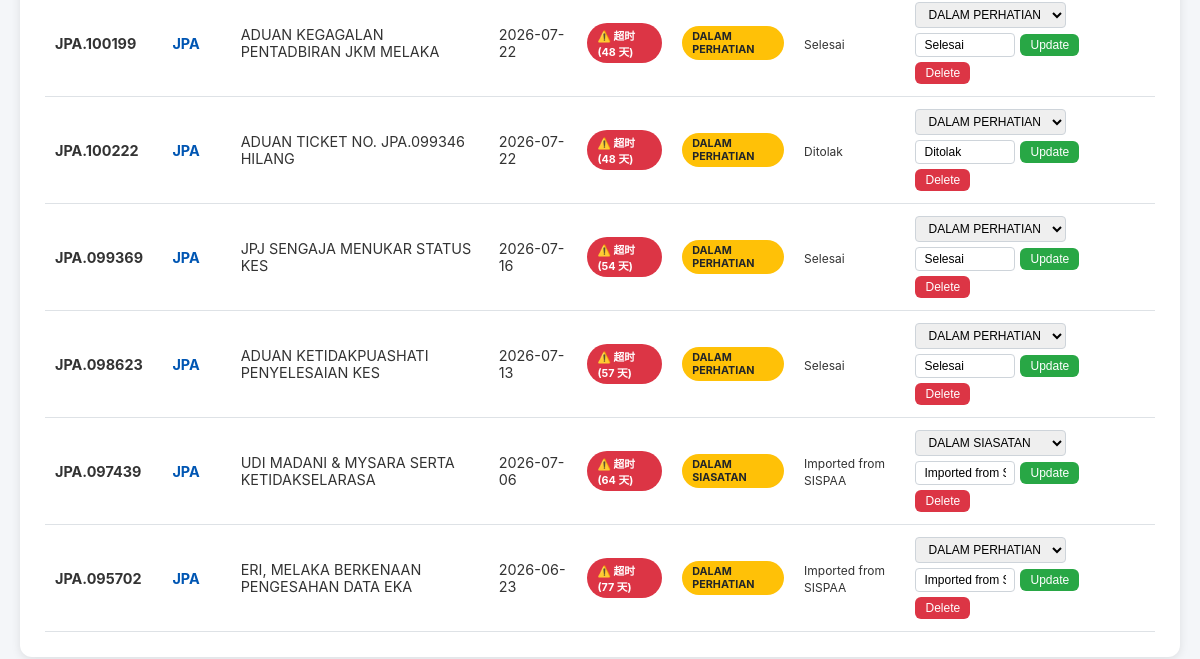
The app's page /cases (signed in, lower part), older data.
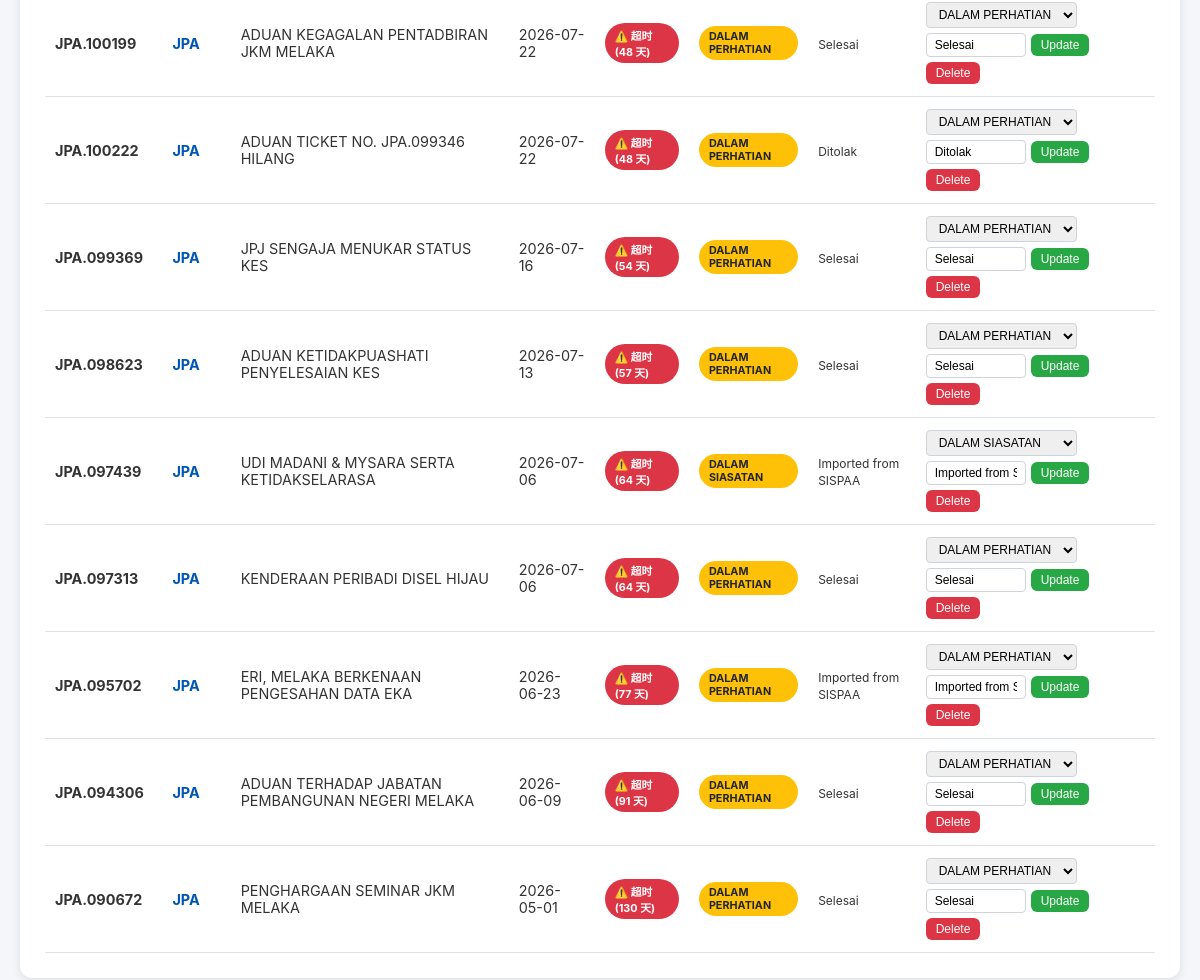
The same page, newer data.
### tables this page shows
CREATE TABLE cases (
                    ticket_id TEXT PRIMARY KEY,
                    agency TEXT,
                    subject TEXT,
                    date_submitted TEXT,
                    status TEXT,
                    last_update TEXT,
                    remarks TEXT
                );

### app.py (the view)
@app.route('/cases')
@login_required
def cases_list():
    conn = sqlite3.connect(DB_FILE)
    c = conn.cursor()
    c.execute("SELECT ticket_id, agency, subject, date_submitted, status, last_update, remarks FROM cases ORDER BY date_submitted DESC")
    rows = c.fetchall()
    conn.close()
    today = datetime.date.today()
    cases = []
    for row in rows:
        t_id, agency, subj, d_sub, status, l_up, remarks = row
        sub_date = datetime.date.fromisoformat(d_sub)
        days_passed = (today - sub_date).days
        cases.append({
            'ticket_id': t_id,
            'agency': agency,
            'subject': subj,
            'date_submitted': d_sub,
            'status': status,
            'last_update': l_up,
            'remarks': remarks,
            'days_passed': days_passed
        })
    return render_template('index.html', cases=cases)

### app.py (called while the page is built)
def login_required(f):
    @wraps(f)
    def decorated_function(*args, **kwargs):
        if not session.get('logged_in'):
            flash('请先登录才能访问此页面', 'warning')
            return redirect(url_for('login'))
        return f(*args, **kwargs)
    return decorated_function

### templates/index.html (shortened to what this page needs)
<!DOCTYPE html>
<html lang="ms">
<head>
</head>
<body>
    <div class="container">
        {% if cases %}
            <div class="table-responsive">
                <table>
                    <tbody>
                        {% for case in cases %}
                        <tr>
                            <td><strong>{{ case.ticket_id }}</strong></td>
                            <td><span class="agency-tag">{{ case.agency }}</span></td>
                            <td>{{ case.subject }}</td>
                            <td>{{ case.date_submitted }}</td>
                            <td>
                                {% if case.days_passed > 14 and case.status != 'SELESAI' %}
                                    <span class="badge badge-danger">⚠️ 超时 ({{ case.days_passed }} 天)</span>
                                {% else %}
                                    <span class="badge badge-info">{{ case.days_passed }} 天</span>
                                {% endif %}
                            </td>
                            <td>
                                {% if case.status == 'SELESAI' %}
                                    <span class="badge badge-success">SELESAI</span>
                                {% elif case.status == 'DALAM SIASATAN' or case.status == 'DALAM PERHATIAN' %}
                                    <span class="badge badge-warning">{{ case.status }}</span>
                                {% else %}
                                    <span class="badge badge-secondary">{{ case.status }}</span>
                                {% endif %}
                            </td>
                            <td><small>{{ case.remarks if case.remarks else '-' }}</small></td>
                            <td>
                                <form method="POST" action="{{ url_for('update_case', ticket_id=case.ticket_id) }}" class="status-form">
                                    <select name="status">
                                        <option value="DALAM SIASATAN" {% if case.status == 'DALAM SIASATAN' %}selected{% endif %}>DALAM SIASATAN</option>
                                        <option value="DALAM PERHATIAN" {% if case.status == 'DALAM PERHATIAN' %}selected{% endif %}>DALAM PERHATIAN</option>
                                    </select>
                                    <input type="text" name="remarks" placeholder="Catatan" value="{{ case.remarks if case.remarks else '' }}">
                                    <button type="submit" class="btn btn-success btn-sm">Update</button>
                                </form>
                                <form method="POST" action="{{ url_for('delete_case', ticket_id=case.ticket_id) }}" style="margin-top: 5px;">
                                    <button type="submit" class="btn btn-danger btn-sm" onclick="return confirm('确定要删除案件 {{ case.ticket_id }} 吗？')">Delete</button>
                                </form>
                            </td>
                        </tr>
                        {% endfor %}
                    </tbody>
                </table>
            </div>
        {% else %}
            <div class="empty-state">
                <h3>📭 暂无案件记录</h3>
                <p>点击 "添加案件" 按钮创建第一个投诉记录</p>
            </div>
        {% endif %}
    </div>
</body>
</html>

### templates/index.html (style rules this page uses)
* { margin: 0; padding: 0; box-sizing: border-box; }
body { font-family: -apple-system, BlinkMacSystemFont, "Segoe UI", Roboto, "Helvetica Neue", Arial, sans-serif; background-color: #f4f6f9; color: #333; padding: 20px; }
.container { max-width: 1200px; margin: 0 auto; background: #fff; padding: 25px; border-radius: 12px; box-shadow: 0 2px 10px rgba(0,0,0,0.1); }
.btn { padding: 8px 16px; border: none; border-radius: 6px; font-size: 14px; font-weight: 500; cursor: pointer; transition: all 0.3s ease; text-decoration: none; display: inline-block; }
.btn-success { background: #28a745; color: white; }
.btn-danger { background: #dc3545; color: white; }
.btn-sm { padding: 4px 10px; font-size: 12px; }
.table-responsive { overflow-x: auto; }
table { width: 100%; border-collapse: collapse; }
.badge { padding: 4px 10px; border-radius: 20px; font-size: 0.75em; font-weight: bold; color: white; display: inline-block; }
.badge-warning { background-color: #ffc107; color: #212529; }
.badge-danger { background-color: #dc3545; }
.agency-tag { font-weight: bold; color: #0056b3; }
.status-form { display: flex; gap: 5px; align-items: center; flex-wrap: wrap; }
.status-form select { padding: 4px 8px; border: 1px solid #ced4da; border-radius: 4px; font-size: 12px; }
.status-form input[type="text"] { padding: 4px 8px; border: 1px solid #ced4da; border-radius: 4px; font-size: 12px; width: 100px; }

Row changes from the older to the newer data that the page shows:
added cases: ticket_id "JPA.097313", agency "JPA", subject "KENDERAAN PERIBADI DISEL HIJAU", date_submitted "2026-07-06", days_passed "64", status "DALAM PERHATIAN", remarks "Selesai"
added cases: ticket_id "JPA.094306", agency "JPA", subject "ADUAN TERHADAP JABATAN PEMBANGUNAN NEGERI MELAKA", date_submitted "2026-06-09", days_passed "91", status "DALAM PERHATIAN", remarks "Selesai"
added cases: ticket_id "JPA.090672", agency "JPA", subject "PENGHARGAAN SEMINAR JKM MELAKA", date_submitted "2026-05-01", days_passed "130", status "DALAM PERHATIAN", remarks "Selesai"
